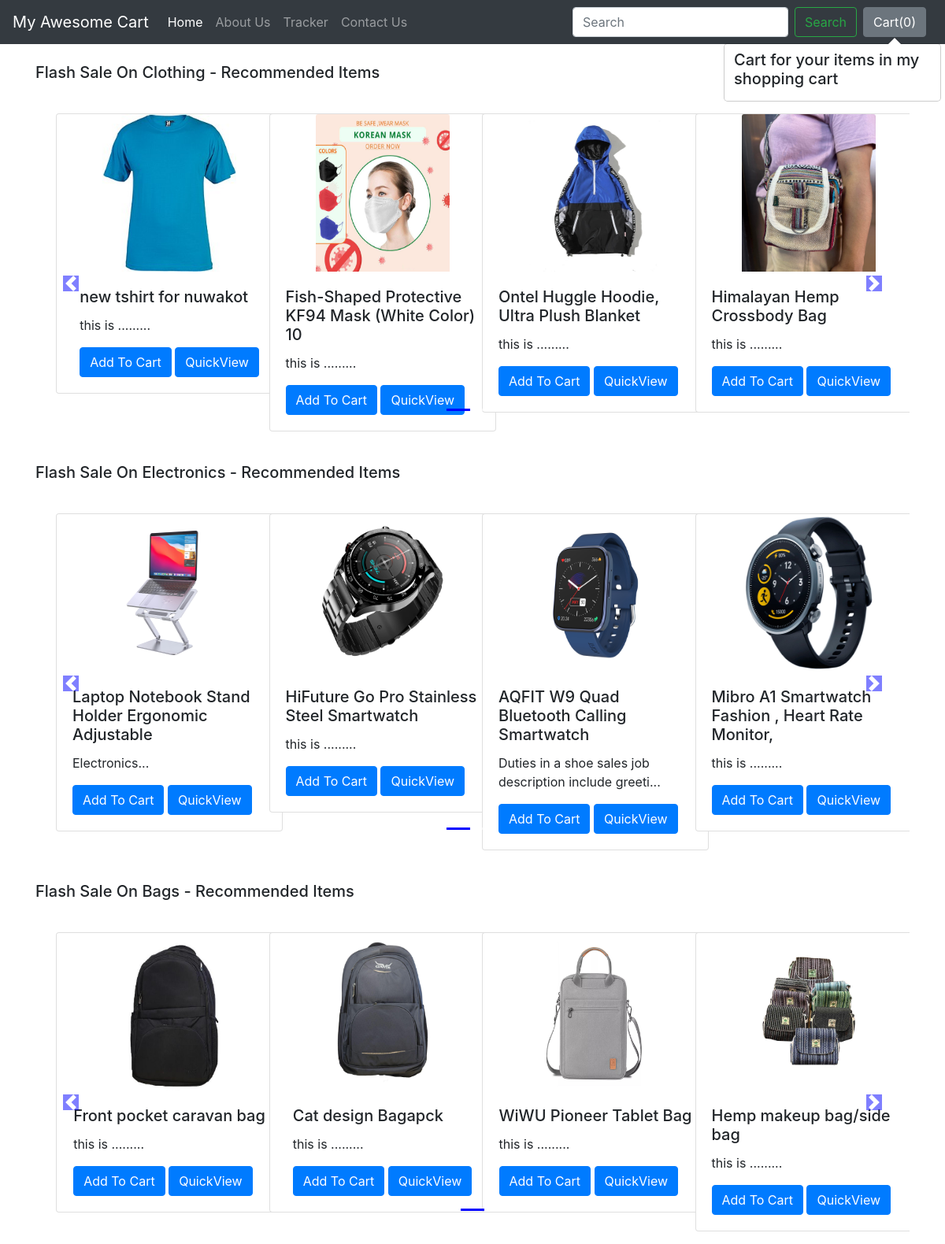
The app's page /shop/ with its own data.
### shop/models.py (models this page shows, shortened)
class Product(models.Model):
    product_id = models.AutoField
    product_name = models.CharField(max_length=50)
    category = models.CharField(max_length=50, default="")
    subcategory = models.CharField(max_length=50, default="")
    price = models.IntegerField(default=0)
    desc = models.CharField(max_length=300)
    pub_date = models.DateField()
    image = models.ImageField(upload_to='shop/images', default="")

### shop/views.py (the view)
# urls.py: path("",views.index, name="BlogHome"),
def index(request):
    allProds = []
    catprods = Product.objects.values('category', 'id')
    cats = {item['category'] for item in catprods}
    for cat in cats:
        prod = Product.objects.filter(category=cat)
        n = len(prod)
        nSlides = n // 4 + ceil((n / 4) - (n // 4))
        allProds.append([prod, range(1, nSlides), nSlides])
    params = {'allProds':allProds}
    return render(request, 'shop/index.html', params)

### shop/templates/shop/index.html (shortened to what this page needs)
{% extends 'shop/basic.html' %}
{% block body %}
{% load static %}
<div class="container">
    {% for product, range, nSlides in allProds %}
    <h5 class="my-4">Flash Sale On {{product.0.category}} - Recommended Items</h5>
    <div class="row">
        <div id="demo{{forloop.counter}}" class="col carousel slide my-3" data-ride="carousel">
            <ul class="carousel-indicators">
                <li data-target="#demo{{forloop.counter}}" data-slide-to="0" class="active"></li>
                {% for i in range %}
                <li data-target="#demo{{forloop.parentloop.counter}}" data-slide-to="{{i}}"></li>
                {% endfor %}
            </ul>
            <div class="container carousel-inner no-padding">
                <div class="carousel-item active">
                    {% for i in product %}
                    <div class="col-xs-3 col-sm-3 col-md-3">
                        <div class="card align-items-center" style="width: 18rem;">
                            <img src='/media/{{i.image}}' class="card-img-top" alt="...">
                            <div class="card-body">
                                <h5 class="card-title" id="namepr{{i.id}}">{{i.product_name}}</h5>
                                <p class="card-text">{{i.desc|slice:"0:53"}}...</p>
                                <span id="divpr{{i.id}}" class="divpr">
                                    <button id="pr{{i.id}}" class="btn btn-primary cart">Add To Cart</button>
                                </span>
                                <a href="/shop/products/{{i.id}}"><button id="qv{{i.id}}" class="btn btn-primary cart">QuickView</button></a>
                            </div>
                        </div>
                    </div>
                    {% if forloop.counter|divisibleby:4 and forloop.counter > 0 and not forloop.last %}
                </div>
                <div class="carousel-item">
                    {% endif %}
                    {% endfor %}
                </div>
            </div>
        </div>
        <a class="carousel-control-prev" href="#demo{{forloop.counter}}" data-slide="prev">
            <span class="carousel-control-prev-icon"></span>
        </a>
        <a class="carousel-control-next" href="#demo{{forloop.counter}}" data-slide="next">
            <span class="carousel-control-next-icon"></span>
        </a>
    </div>
    {% endfor %}
</div>
{% endblock %}

### shop/templates/shop/basic.html (shortened to what this page needs)
<!doctype html>
<html lang="en">
  <head>
    <link rel="stylesheet" href="https://stackpath.bootstrapcdn.com/bootstrap/4.2.1/css/bootstrap.min.css">
  </head>
  <body>
    <nav class="navbar navbar-expand-lg navbar-dark bg-dark">
  <a class="navbar-brand" href="/shop">My Awesome Cart</a>
  <div class="collapse navbar-collapse" id="navbarSupportedContent">
    <ul class="navbar-nav mr-auto">
      <li class="nav-item active">
        <a class="nav-link" href="/shop">Home <span class="sr-only">(current)</span></a>
      </li>
      <li class="nav-item">
        <a class="nav-link" href="/shop/about">About Us</a>
      </li>
      <li class="nav-item">
        <a class="nav-link" href="/shop/tracker">Tracker</a>
      </li>
      <li class="nav-item">
        <a class="nav-link" href="/shop/contact">Contact Us</a>
      </li>
    </ul>
    <form class="form-inline my-2 my-lg-0">
      <input class="form-control mr-sm-2" type="search" placeholder="Search" aria-label="Search">
      <button class="btn btn-outline-success my-2 my-sm-0" type="submit">Search</button>
    </form>
    <button type="button" class="btn btn-secondary mx-2" id="popcart" data-container="body" data-toggle="popover" data-placement="bottom" data-html="true" data-content="Vivamus
sagittis lacus vel augue laoreet rutrum faucibus.">
  Cart(<span id="cart">0</span>)
</button>
  </div>
</nav>
  {% block body %} {% endblock %}
  </body>
</html>

### records on screen
Product: category "Clothing", image (picture), product_name "new tshirt for nuwakot", desc "this is ......"
Product: image (picture), product_name "Fish-Shaped Protective KF94 Mask (White Color) 10", desc "this is ......"
Product: image (picture), product_name "Ontel Huggle Hoodie, Ultra Plush Blanket", desc "this is ......"
Product: image (picture), product_name "Himalayan Hemp Crossbody Bag", desc "this is ......"
Product: category "Electronics", image (picture), product_name "Laptop Notebook Stand Holder Ergonomic Adjustable", desc "Electronics"
Product: image (picture), product_name "HiFuture Go Pro Stainless Steel Smartwatch", desc "this is ......"
Product: image (picture), product_name "AQFIT W9 Quad Bluetooth Calling Smartwatch", desc "Duties in a shoe sales job description include greeti"
Product: image (picture), product_name "Mibro A1 Smartwatch Fashion , Heart Rate Monitor,", desc "this is ......"
Product: category "Bags", image (picture), product_name "Front pocket caravan bag", desc "this is ......"
Product: image (picture), product_name "Cat design Bagapck", desc "this is ......"
Product: image (picture), product_name "WiWU Pioneer Tablet Bag", desc "this is ......"
Product: image (picture), product_name "Hemp makeup bag/side bag", desc "this is ......"
